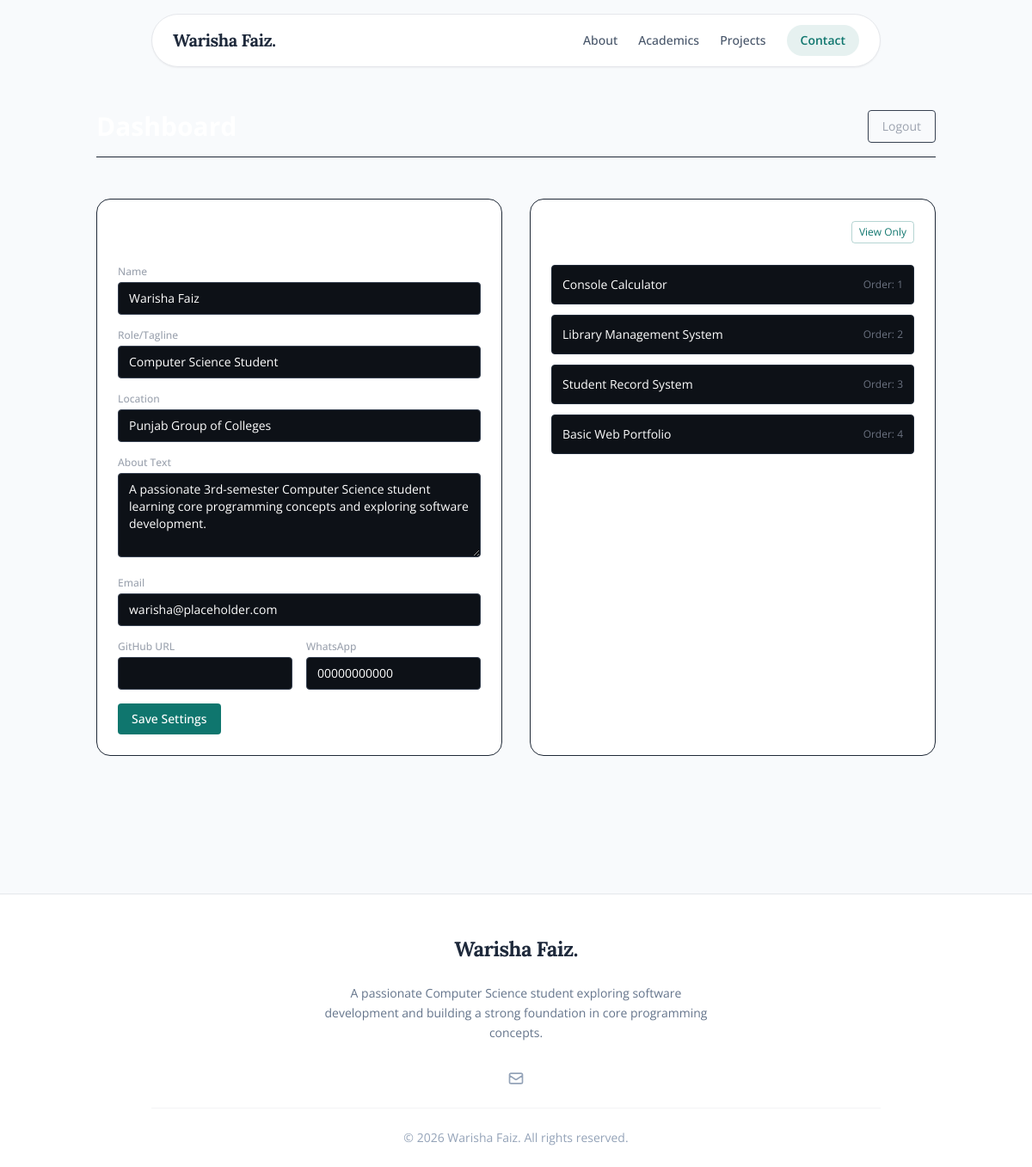
The page /admin/ (signed in) on the database its author committed.
### app/models.py (models this page shows)
class SiteSettings(db.Model):
    id = db.Column(db.Integer, primary_key=True)
    name = db.Column(db.String(100), default='Warisha Faiz')
    role = db.Column(db.String(100), default='Computer Science Student')
    location = db.Column(db.String(100), default='Punjab Group of Colleges')
    about_text = db.Column(db.Text, default='A passionate 3rd-semester Computer Science student learning core programming concepts and exploring software development.')
    email = db.Column(db.String(120), default='warisha@placeholder.com')
    github_url = db.Column(db.String(200), default='')
    linkedin_url = db.Column(db.String(200), default='')
    whatsapp = db.Column(db.String(20), default='923277133082')

class Project(db.Model):
    id = db.Column(db.Integer, primary_key=True)
    title = db.Column(db.String(100), nullable=False)
    description = db.Column(db.Text, nullable=False)
    stack = db.Column(db.String(200), nullable=False) # Comma separated
    live_url = db.Column(db.String(200), nullable=True)
    order = db.Column(db.Integer, default=0)

### app/routes_admin.py (the view)
@admin.route('/')
@login_required
def dashboard():
    settings = SiteSettings.query.first()
    projects = Project.query.all()
    return render_template('admin/dashboard.html', settings=settings, projects=projects)

### app/models.py (called while the page is built)
@login_manager.user_loader
def load_user(user_id):
    return User.query.get(int(user_id))

### app/templates/admin/dashboard.html (shortened to what this page needs)
{% extends "base.html" %}
{% block content %}
<div class="space-y-12">
    <div class="flex justify-between items-center border-b border-gray-800 pb-4">
        <h1 class="text-3xl font-bold text-white">Dashboard</h1>
        <a href="{{ url_for('admin.logout') }}" class="text-sm border border-gray-700 px-4 py-2 rounded text-gray-400 hover:text-white">Logout</a>
    </div>
    <div class="grid md:grid-cols-2 gap-8">
        <div class="p-6 rounded-2xl border border-gray-800 bg-card">
            <h2 class="text-xl font-bold text-white mb-6">Global Settings</h2>
            <form action="{{ url_for('admin.update_settings') }}" method="POST" class="space-y-4">
                <div>
                    <label class="block text-xs font-medium text-gray-400 mb-1">Name</label>
                    <input type="text" name="name" value="{{ settings.name if settings else '' }}" class="w-full bg-[#0d1117] border border-gray-700 rounded px-3 py-2 text-sm text-white">
                </div>
                <div>
                    <label class="block text-xs font-medium text-gray-400 mb-1">Role/Tagline</label>
                    <input type="text" name="role" value="{{ settings.role if settings else '' }}" class="w-full bg-[#0d1117] border border-gray-700 rounded px-3 py-2 text-sm text-white">
                </div>
                <div>
                    <label class="block text-xs font-medium text-gray-400 mb-1">Location</label>
                    <input type="text" name="location" value="{{ settings.location if settings else '' }}" class="w-full bg-[#0d1117] border border-gray-700 rounded px-3 py-2 text-sm text-white">
                </div>
                <div>
                    <label class="block text-xs font-medium text-gray-400 mb-1">About Text</label>
                    <textarea name="about_text" rows="4" class="w-full bg-[#0d1117] border border-gray-700 rounded px-3 py-2 text-sm text-white">{{ settings.about_text if settings else '' }}</textarea>
                </div>
                <div>
                    <label class="block text-xs font-medium text-gray-400 mb-1">Email</label>
                    <input type="email" name="email" value="{{ settings.email if settings else '' }}" class="w-full bg-[#0d1117] border border-gray-700 rounded px-3 py-2 text-sm text-white">
                </div>
                <div class="grid grid-cols-2 gap-4">
                    <div>
                        <label class="block text-xs font-medium text-gray-400 mb-1">GitHub URL</label>
                        <input type="url" name="github_url" value="{{ settings.github_url if settings else '' }}" class="w-full bg-[#0d1117] border border-gray-700 rounded px-3 py-2 text-sm text-white">
                    </div>
                    <div>
                        <label class="block text-xs font-medium text-gray-400 mb-1">WhatsApp</label>
                        <input type="text" name="whatsapp" value="{{ settings.whatsapp if settings else '' }}" class="w-full bg-[#0d1117] border border-gray-700 rounded px-3 py-2 text-sm text-white">
                    </div>
                </div>
                <button type="submit" class="px-4 py-2 mt-4 rounded bg-brand text-white text-sm font-medium hover:bg-brand/90">Save Settings</button>
            </form>
        </div>
        <div class="p-6 rounded-2xl border border-gray-800 bg-card">
            <div class="flex justify-between items-center mb-6">
                <h2 class="text-xl font-bold text-white">Projects Overview</h2>
                <span class="text-xs text-brand border border-brand/30 px-2 py-1 rounded">View Only</span>
            </div>
            <ul class="space-y-3">
                {% for p in projects %}
                <li class="p-3 border border-gray-800 rounded bg-[#0d1117] flex justify-between items-center">
                    <span class="text-sm text-white">{{ p.title }}</span>
                    <span class="text-xs text-gray-500">Order: {{ p.order }}</span>
                </li>
                {% else %}
                <li class="text-sm text-gray-500">No projects yet. You can add CRUD logic later.</li>
                {% endfor %}
            </ul>
        </div>
    </div>
</div>
{% endblock %}

### app/templates/components/_footer.html
<footer class="border-t border-gray-200 bg-white pt-12 pb-6 mt-20">
    <div class="max-w-4xl mx-auto px-6 text-center space-y-6">
        <a href="{{ url_for('main.index') }}" class="text-2xl font-serif font-bold text-slate-800 tracking-tight">
            Warisha Faiz.
        </a>
        <p class="text-slate-500 text-sm max-w-md mx-auto leading-relaxed">
            A passionate Computer Science student exploring software development and building a strong foundation in core programming concepts.
        </p>
        <div class="flex items-center justify-center gap-6 pt-2">
            <a href="mailto:{{ settings.email }}" class="text-slate-400 hover:text-brand transition-colors">
                <svg class="w-5 h-5" fill="none" stroke="currentColor" viewBox="0 0 24 24"><path stroke-linecap="round" stroke-linejoin="round" stroke-width="2" d="M3 8l7.89 5.26a2 2 0 002.22 0L21 8M5 19h14a2 2 0 002-2V7a2 2 0 00-2-2H5a2 2 0 00-2 2v10a2 2 0 002 2z"></path></svg>
            </a>
        </div>
        <div class="border-t border-gray-100 pt-6 mt-6">
            <p class="text-slate-400 text-sm">&copy; 2026 {{ settings.name if settings else 'Warisha Faiz' }}. All rights reserved.</p>
        </div>
    </div>
</footer>

### app/templates/base.html (style rules this page uses)
body { background-color: #f8fafc; color: #334155; }

### rows shown on the page
SiteSettings: name "Warisha Faiz", role "Computer Science Student", location "Punjab Group of Colleges", about_text "A passionate 3rd-semester Computer Science student learning core programming concepts and exploring software development.", email "warisha@placeholder.com", whatsapp "00000000000"
Project: title "Console Calculator", order "1"
Project: title "Library Management System", order "2"
Project: title "Student Record System", order "3"
Project: title "Basic Web Portfolio", order "4"
